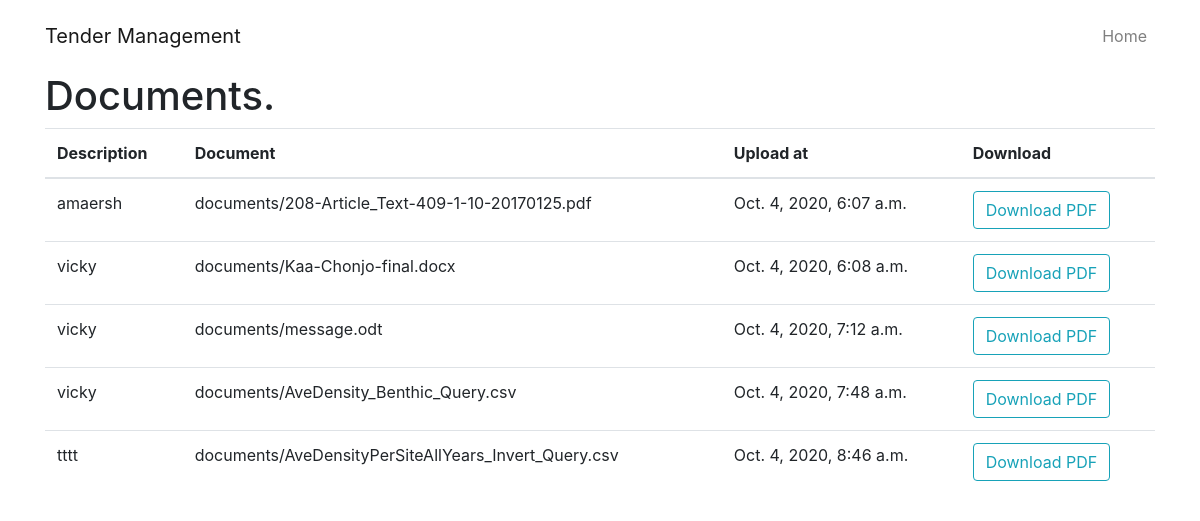
Page /bmcs/doc/ on the committed database.
### bmcs/models.py (models this page shows)
class Document(models.Model):
    description = models.CharField(max_length=255, blank=True)
    document = models.FileField(upload_to='documents/')
    upload_at = models.DateTimeField(auto_now_add=True)

### bmcs/views.py (the view)
# urls.py: path("doc/",     views.aboard, name="doc"),
def aboard(request):
    documents = Document.objects.all()
    return render(request, 'bmcs/aboard.html', {'documents':documents})

### templates/bmcs/aboard.html
{% extends 'index.html' %}{% load crispy_forms_tags %}{% block content %}
<div class="container">
    <table class="table table-hover">
        <h1>Documents.</h1>
        <thead>
            <tr>
                <th>Description</th>
                <th>Document</th>
                <th>Upload at</th>
                <th>Download </th>
            </tr>
        </thead>
        <tbody>
            {% csrf_token %} {% for item in documents %}
            <tr class="datarow">
                <td>{{item.description}}</td>
                <td>{{item.document}}</td>
                <td>{{item.upload_at}}</td>
                <td>
                    <a href="{% url 'document' item.id %}" class="btn btn-outline-info">Download PDF</a>
                </td>
            </tr>
            {% endfor %}
        </tbody>
    </table>
</div>
{% endblock %}

### templates/index.html (shortened to what this page needs)
<!DOCTYPE html>
<html lang="en">
<head>
    <link rel="stylesheet" href="https://stackpath.bootstrapcdn.com/bootstrap/4.1.3/css/bootstrap.min.css">
</head>
<br>
<br>
<br>
<body>
    <nav class="navbar navbar-expand-lg navbar-light fixed-top py-3" id="mainNav">
        <div class="container">
            <a class="navbar-brand js-scroll-trigger" href="#page-top">Tender Management</a>
            <div class="collapse navbar-collapse" id="navbarResponsive">
                <ul class="navbar-nav ml-auto my-2 my-lg-0">
                    <li class="nav-item">
                        <a class="nav-link js-scroll-trigger" href="{% url 'home' %}">Home</a>
                    </li>
                </ul>
            </div>
        </div>
    </nav>
     {% block content %}{% endblock %}
</body>
</html>

### rows in the picture
Document: description "amaersh", document "documents/208-Article_Text-409-1-10-20170125.pdf", upload_at "Oct. 4, 2020, 6:07 a.m."
Document: description "vicky", document "documents/Kaa-Chonjo-final.docx", upload_at "Oct. 4, 2020, 6:08 a.m."
Document: description "vicky", document "documents/message.odt", upload_at "Oct. 4, 2020, 7:12 a.m."
Document: description "vicky", document "documents/AveDensity_Benthic_Query.csv", upload_at "Oct. 4, 2020, 7:48 a.m."
Document: description "tttt", document "documents/AveDensityPerSiteAllYears_Invert_Query.csv", upload_at "Oct. 4, 2020, 8:46 a.m."
